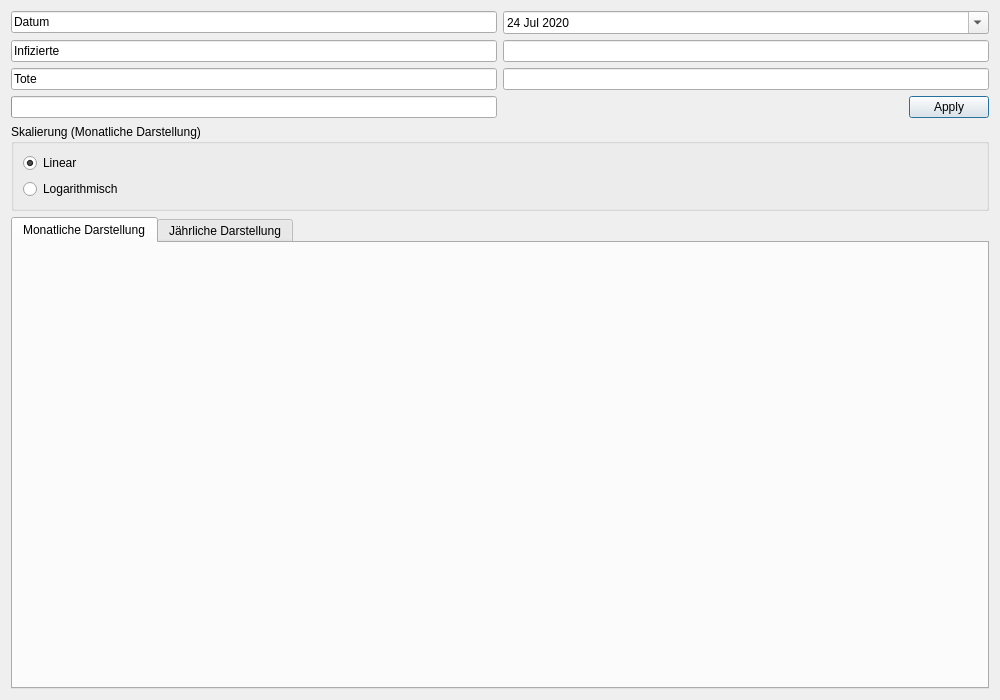
<?xml version="1.0" encoding="UTF-8"?>
<ui version="4.0">
 <class>Deutschland</class>
 <widget class="QDialog" name="Deutschland">
  <property name="geometry">
   <rect>
    <x>0</x>
    <y>0</y>
    <width>1000</width>
    <height>700</height>
   </rect>
  </property>
  <property name="windowTitle">
   <string>Deutschland</string>
  </property>
  <layout class="QVBoxLayout" name="verticalLayout_2">
   <item>
    <layout class="QGridLayout" name="gridLayout">
     <item row="6" column="3">
      <widget class="QDialogButtonBox" name="buttonBox">
       <property name="standardButtons">
        <set>QDialogButtonBox::Apply</set>
       </property>
      </widget>
     </item>
     <item row="5" column="3">
      <widget class="QLineEdit" name="lineEdit_6">
       <property name="readOnly">
        <bool>true</bool>
       </property>
      </widget>
     </item>
     <item row="2" column="0">
      <widget class="QLineEdit" name="lineEdit_3">
       <property name="text">
        <string>Datum</string>
       </property>
       <property name="readOnly">
        <bool>true</bool>
       </property>
      </widget>
     </item>
     <item row="4" column="3">
      <widget class="QLineEdit" name="lineEdit_4">
       <property name="readOnly">
        <bool>true</bool>
       </property>
      </widget>
     </item>
     <item row="4" column="0">
      <widget class="QLineEdit" name="lineEdit">
       <property name="text">
        <string>Infizierte</string>
       </property>
       <property name="readOnly">
        <bool>true</bool>
       </property>
      </widget>
     </item>
     <item row="2" column="3">
      <widget class="QDateEdit" name="dateEdit">
       <property name="readOnly">
        <bool>false</bool>
       </property>
       <property name="buttonSymbols">
        <enum>QAbstractSpinBox::NoButtons</enum>
       </property>
       <property name="accelerated">
        <bool>false</bool>
       </property>
       <property name="minimumDateTime">
        <datetime>
         <hour>0</hour>
         <minute>0</minute>
         <second>0</second>
         <year>2020</year>
         <month>1</month>
         <day>1</day>
        </datetime>
       </property>
       <property name="currentSection">
        <enum>QDateTimeEdit::DaySection</enum>
       </property>
       <property name="calendarPopup">
        <bool>true</bool>
       </property>
       <property name="timeSpec">
        <enum>Qt::LocalTime</enum>
       </property>
       <property name="date">
        <date>
         <year>2020</year>
         <month>7</month>
         <day>24</day>
        </date>
       </property>
      </widget>
     </item>
     <item row="5" column="0">
      <widget class="QLineEdit" name="lineEdit_5">
       <property name="text">
        <string>Tote</string>
       </property>
       <property name="readOnly">
        <bool>true</bool>
       </property>
      </widget>
     </item>
     <item row="6" column="0">
      <widget class="QProgressBar" name="progressBar">
       <property name="value">
        <number>0</number>
       </property>
       <property name="textVisible">
        <bool>false</bool>
       </property>
       <property name="orientation">
        <enum>Qt::Horizontal</enum>
       </property>
      </widget>
     </item>
    </layout>
   </item>
   <item>
    <widget class="QGroupBox" name="groupBox">
     <property name="enabled">
      <bool>true</bool>
     </property>
     <property name="title">
      <string>Skalierung (Monatliche Darstellung)</string>
     </property>
     <property name="flat">
      <bool>false</bool>
     </property>
     <property name="checkable">
      <bool>false</bool>
     </property>
     <layout class="QVBoxLayout" name="verticalLayout_6">
      <item>
       <widget class="QRadioButton" name="skalaLiear">
        <property name="text">
         <string>Linear</string>
        </property>
        <property name="checked">
         <bool>true</bool>
        </property>
       </widget>
      </item>
      <item>
       <widget class="QRadioButton" name="skalaLogarithm">
        <property name="text">
         <string>Logarithmisch</string>
        </property>
       </widget>
      </item>
     </layout>
    </widget>
   </item>
   <item>
    <layout class="QVBoxLayout" name="verticalLayout">
     <item>
      <widget class="QTabWidget" name="tabWidget">
       <property name="currentIndex">
        <number>0</number>
       </property>
       <widget class="QWidget" name="tab">
        <attribute name="title">
         <string>Monatliche Darstellung</string>
        </attribute>
        <layout class="QGridLayout" name="gridLayout_2">
         <item row="0" column="0">
          <layout class="QVBoxLayout" name="verticalLayout_3"/>
         </item>
        </layout>
       </widget>
       <widget class="QWidget" name="Tab_2">
        <attribute name="title">
         <string>Jährliche Darstellung</string>
        </attribute>
        <layout class="QVBoxLayout" name="verticalLayout_5">
         <item>
          <layout class="QVBoxLayout" name="verticalLayout_4"/>
         </item>
        </layout>
       </widget>
      </widget>
     </item>
    </layout>
   </item>
  </layout>
 </widget>
 <resources/>
 <connections/>
</ui>
